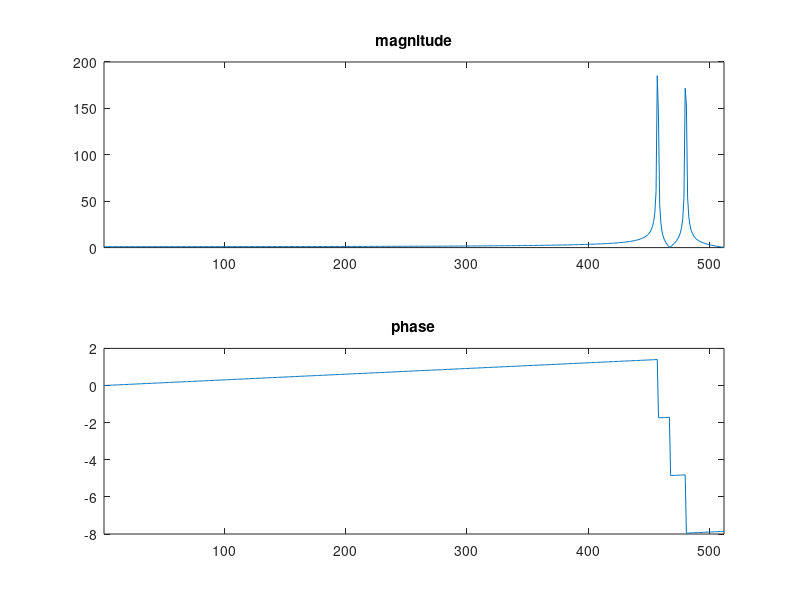
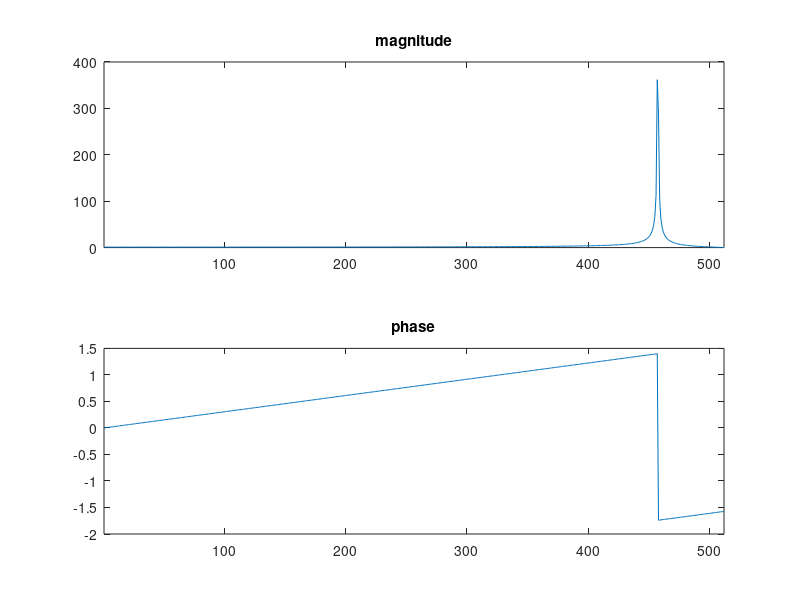

These charts were generated, in order, by the following MATLAB code:
% SSB modulation investigation
% Cat VW, October `23

clc; clear; close all;

function plot_fft(s)
	S = fft(s);
	half_length = round(length(S)/2);
	S_half = S(1:half_length);

	figure;
	subplot(2, 1, 1);
	plot(abs(S_half));
	title('magnitude');
	xlim([1 half_length]);

	subplot(2, 1, 2);
	plot(unwrap(angle(S_half)));
	title('phase');
	xlim([1 half_length]);
end

% parameters
N = 1024;
w_carrier = 500;
w_mod = 44;

cos_sin = @(w, x) [cos(w*x) sin(w*x)];

x = linspace(0, 2*pi, N)';
carrier = cos_sin(w_carrier, x); % I & Q; needed for Hilbert SSB
signal = cos_sin(w_mod, x); % signal & its Hilbert transform

mod_carrier = carrier.*signal;
transmission = sum(mod_carrier, 2);

plot_fft(mod_carrier(:, 1));
plot_fft(transmission);
